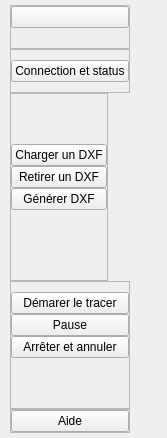
     <widget class="QWidget" name="leftcontainer" native="true">
      <property name="maximumSize">
       <size>
        <width>167</width>
        <height>16777215</height>
       </size>
      </property>
      <layout class="QVBoxLayout" name="verticalLayout">
       <property name="spacing">
        <number>0</number>
       </property>
       <property name="leftMargin">
        <number>5</number>
       </property>
       <property name="topMargin">
        <number>5</number>
       </property>
       <property name="rightMargin">
        <number>0</number>
       </property>
       <property name="bottomMargin">
        <number>5</number>
       </property>
       <item alignment="Qt::AlignLeft">
        <widget class="QWidget" name="leftsubcontainer" native="true">
         <property name="styleSheet">
          <string notr="true"/>
         </property>
         <layout class="QVBoxLayout" name="verticalLayout_2">
          <property name="spacing">
           <number>0</number>
          </property>
          <property name="leftMargin">
           <number>5</number>
          </property>
          <property name="topMargin">
           <number>0</number>
          </property>
          <property name="rightMargin">
           <number>0</number>
          </property>
          <property name="bottomMargin">
           <number>0</number>
          </property>
          <item>
           <widget class="QFrame" name="MenuFrame">
            <property name="frameShape">
             <enum>QFrame::StyledPanel</enum>
            </property>
            <property name="frameShadow">
             <enum>QFrame::Raised</enum>
            </property>
            <layout class="QVBoxLayout" name="verticalLayout_3">
             <property name="spacing">
              <number>0</number>
             </property>
             <property name="leftMargin">
              <number>0</number>
             </property>
             <property name="topMargin">
              <number>0</number>
             </property>
             <property name="rightMargin">
              <number>0</number>
             </property>
             <property name="bottomMargin">
              <number>0</number>
             </property>
             <item>
              <widget class="QPushButton" name="menuBtn">
               <property name="toolTip">
                <string>Menu</string>
               </property>
               <property name="text">
                <string/>
               </property>
               <property name="icon">
                <iconset resource="ressources.qrc">
                 <normaloff>:/icons/icons/align-justify.svg</normaloff>:/icons/icons/align-justify.svg</iconset>
               </property>
               <property name="iconSize">
                <size>
                 <width>24</width>
                 <height>24</height>
                </size>
               </property>
              </widget>
             </item>
             <item>
              <spacer name="verticalSpacer">
               <property name="orientation">
                <enum>Qt::Vertical</enum>
               </property>
               <property name="sizeType">
                <enum>QSizePolicy::Fixed</enum>
               </property>
               <property name="sizeHint" stdset="0">
                <size>
                 <width>20</width>
                 <height>20</height>
                </size>
               </property>
              </spacer>
             </item>
            </layout>
           </widget>
          </item>
          <item>
           <widget class="QFrame" name="ConnectFrame">
            <property name="frameShape">
             <enum>QFrame::StyledPanel</enum>
            </property>
            <property name="frameShadow">
             <enum>QFrame::Raised</enum>
            </property>
            <layout class="QVBoxLayout" name="verticalLayout_4">
             <property name="spacing">
              <number>0</number>
             </property>
             <property name="leftMargin">
              <number>0</number>
             </property>
             <property name="topMargin">
              <number>10</number>
             </property>
             <property name="rightMargin">
              <number>0</number>
             </property>
             <property name="bottomMargin">
              <number>10</number>
             </property>
             <item>
              <widget class="QPushButton" name="connectPanelBtn">
               <property name="cursor">
                <cursorShape>PointingHandCursor</cursorShape>
               </property>
               <property name="toolTip">
                <string>Connection</string>
               </property>
               <property name="styleSheet">
                <string notr="true"/>
               </property>
               <property name="text">
                <string>Connection et status</string>
               </property>
               <property name="icon">
                <iconset resource="ressources.qrc">
                 <normaloff>:/icons/icons/wifi.svg</normaloff>:/icons/icons/wifi.svg</iconset>
               </property>
               <property name="iconSize">
                <size>
                 <width>24</width>
                 <height>24</height>
                </size>
               </property>
              </widget>
             </item>
            </layout>
           </widget>
          </item>
          <item alignment="Qt::AlignLeft">
           <widget class="QFrame" name="FileFrame">
            <property name="frameShape">
             <enum>QFrame::StyledPanel</enum>
            </property>
            <property name="frameShadow">
             <enum>QFrame::Raised</enum>
            </property>
            <layout class="QVBoxLayout" name="verticalLayout_8">
             <property name="spacing">
              <number>0</number>
             </property>
             <property name="leftMargin">
              <number>0</number>
             </property>
             <property name="topMargin">
              <number>10</number>
             </property>
             <property name="rightMargin">
              <number>0</number>
             </property>
             <property name="bottomMargin">
              <number>10</number>
             </property>
             <item>
              <spacer name="verticalSpacer_3">
               <property name="orientation">
                <enum>Qt::Vertical</enum>
               </property>
               <property name="sizeType">
                <enum>QSizePolicy::Expanding</enum>
               </property>
               <property name="sizeHint" stdset="0">
                <size>
                 <width>20</width>
                 <height>40</height>
                </size>
               </property>
              </spacer>
             </item>
             <item>
              <widget class="QPushButton" name="downloadBtn">
               <property name="cursor">
                <cursorShape>PointingHandCursor</cursorShape>
               </property>
               <property name="toolTip">
                <string>Charger un DXF</string>
               </property>
               <property name="styleSheet">
                <string notr="true"/>
               </property>
               <property name="text">
                <string>Charger un DXF</string>
               </property>
               <property name="icon">
                <iconset resource="ressources.qrc">
                 <normaloff>:/icons/icons/download.svg</normaloff>:/icons/icons/download.svg</iconset>
               </property>
               <property name="iconSize">
                <size>
                 <width>24</width>
                 <height>24</height>
                </size>
               </property>
              </widget>
             </item>
             <item>
              <widget class="QPushButton" name="deleteBtn">
               <property name="cursor">
                <cursorShape>PointingHandCursor</cursorShape>
               </property>
               <property name="toolTip">
                <string>Retirer un DXF</string>
               </property>
               <property name="text">
                <string>Retirer un DXF</string>
               </property>
               <property name="icon">
                <iconset resource="ressources.qrc">
                 <normaloff>:/icons/icons/x.svg</normaloff>:/icons/icons/x.svg</iconset>
               </property>
               <property name="iconSize">
                <size>
                 <width>24</width>
                 <height>24</height>
                </size>
               </property>
              </widget>
             </item>
             <item>
              <widget class="QPushButton" name="dxfBtn">
               <property name="cursor">
                <cursorShape>PointingHandCursor</cursorShape>
               </property>
               <property name="toolTip">
                <string>Générer DXF</string>
               </property>
               <property name="text">
                <string>Générer DXF</string>
               </property>
               <property name="icon">
                <iconset resource="ressources.qrc">
                 <normaloff>:/icons/icons/printer.svg</normaloff>:/icons/icons/printer.svg</iconset>
               </property>
               <property name="iconSize">
                <size>
                 <width>24</width>
                 <height>24</height>
                </size>
               </property>
              </widget>
             </item>
             <item>
              <spacer name="verticalSpacer_4">
               <property name="orientation">
                <enum>Qt::Vertical</enum>
               </property>
               <property name="sizeType">
                <enum>QSizePolicy::Expanding</enum>
               </property>
               <property name="sizeHint" stdset="0">
                <size>
                 <width>20</width>
                 <height>60</height>
                </size>
               </property>
              </spacer>
             </item>
            </layout>
           </widget>
          </item>
          <item>
           <widget class="QFrame" name="PrintFrame">
            <property name="frameShape">
             <enum>QFrame::StyledPanel</enum>
            </property>
            <property name="frameShadow">
             <enum>QFrame::Raised</enum>
            </property>
            <layout class="QVBoxLayout" name="verticalLayout_5">
             <property name="spacing">
              <number>0</number>
             </property>
             <property name="leftMargin">
              <number>0</number>
             </property>
             <property name="topMargin">
              <number>10</number>
             </property>
             <property name="rightMargin">
              <number>0</number>
             </property>
             <property name="bottomMargin">
              <number>10</number>
             </property>
             <item>
              <widget class="QPushButton" name="startBtn">
               <property name="cursor">
                <cursorShape>PointingHandCursor</cursorShape>
               </property>
               <property name="toolTip">
                <string>Démarer le tracer</string>
               </property>
               <property name="text">
                <string>Démarer le tracer</string>
               </property>
               <property name="icon">
                <iconset resource="ressources.qrc">
                 <normaloff>:/icons/icons/play.svg</normaloff>:/icons/icons/play.svg</iconset>
               </property>
               <property name="iconSize">
                <size>
                 <width>24</width>
                 <height>24</height>
                </size>
               </property>
              </widget>
             </item>
             <item>
              <widget class="QPushButton" name="pauseBtn">
               <property name="cursor">
                <cursorShape>PointingHandCursor</cursorShape>
               </property>
               <property name="toolTip">
                <string>Pause</string>
               </property>
               <property name="text">
                <string>Pause</string>
               </property>
               <property name="icon">
                <iconset resource="ressources.qrc">
                 <normaloff>:/icons/icons/pause.svg</normaloff>:/icons/icons/pause.svg</iconset>
               </property>
               <property name="iconSize">
                <size>
                 <width>24</width>
                 <height>24</height>
                </size>
               </property>
              </widget>
             </item>
             <item>
              <widget class="QPushButton" name="stopBtn">
               <property name="cursor">
                <cursorShape>PointingHandCursor</cursorShape>
               </property>
               <property name="toolTip">
                <string>Arrêter et annuler</string>
               </property>
               <property name="text">
                <string>Arrêter et annuler</string>
               </property>
               <property name="icon">
                <iconset resource="ressources.qrc">
                 <normaloff>:/icons/icons/square.svg</normaloff>:/icons/icons/square.svg</iconset>
               </property>
               <property name="iconSize">
                <size>
                 <width>24</width>
                 <height>24</height>
                </size>
               </property>
              </widget>
             </item>
             <item>
              <spacer name="verticalSpacer_2">
               <property name="orientation">
                <enum>Qt::Vertical</enum>
               </property>
               <property name="sizeHint" stdset="0">
                <size>
                 <width>20</width>
                 <height>40</height>
                </size>
               </property>
              </spacer>
             </item>
            </layout>
           </widget>
          </item>
          <item>
           <widget class="QFrame" name="HelpFrame">
            <property name="frameShape">
             <enum>QFrame::StyledPanel</enum>
            </property>
            <property name="frameShadow">
             <enum>QFrame::Raised</enum>
            </property>
            <layout class="QVBoxLayout" name="verticalLayout_6">
             <property name="spacing">
              <number>0</number>
             </property>
             <property name="leftMargin">
              <number>0</number>
             </property>
             <property name="topMargin">
              <number>0</number>
             </property>
             <property name="rightMargin">
              <number>0</number>
             </property>
             <property name="bottomMargin">
              <number>0</number>
             </property>
             <item>
              <widget class="QPushButton" name="helpBtn">
               <property name="cursor">
                <cursorShape>PointingHandCursor</cursorShape>
               </property>
               <property name="toolTip">
                <string>Aide</string>
               </property>
               <property name="text">
                <string>Aide</string>
               </property>
               <property name="icon">
                <iconset resource="ressources.qrc">
                 <normaloff>:/icons/icons/help-circle.svg</normaloff>:/icons/icons/help-circle.svg</iconset>
               </property>
               <property name="iconSize">
                <size>
                 <width>24</width>
                 <height>24</height>
                </size>
               </property>
              </widget>
             </item>
            </layout>
           </widget>
          </item>
         </layout>
        </widget>
       </item>
      </layout>
     </widget>
